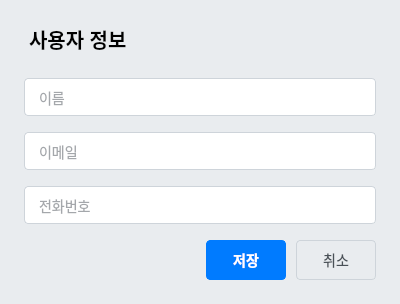
<?xml version="1.0" encoding="UTF-8"?>
<ui version="4.0">
 <class>UserInfoDialog</class>
 <widget class="QDialog" name="UserInfoDialog">
  <property name="geometry">
   <rect>
    <x>0</x>
    <y>0</y>
    <width>400</width>
    <height>300</height>
   </rect>
  </property>
  <property name="windowTitle">
   <string>S-DIA - 사용자 정보</string>
  </property>
  <property name="styleSheet">
   <string notr="true">QDialog {
    background-color: #e9ecef;
}
QLabel {
    color: #000000;
    font-size: 14px;
    background-color: transparent;
}
QLineEdit {
    padding: 8px 12px;
    border: 1px solid #ced4da;
    border-radius: 4px;
    background-color: #ffffff;
    font-size: 14px;
    min-height: 20px;
    color: #495057;
}
QLineEdit:focus {
    border: 1px solid #80bdff;
    outline: 0;
    box-shadow: 0 0 0 0.2rem rgba(0,123,255,.25);
}
QPushButton {
    color: #495057;
    background-color: #e9ecef;
    border: 1px solid #ced4da;
    padding: 8px;
    border-radius: 4px;
    font-size: 14px;
}
QPushButton:hover {
    background-color: #dee2e6;
}
QPushButton#save_button {
    color: #fff;
    background-color: #007bff;
    border-color: #007bff;
    box-shadow: none;
    font-weight: bold;
}
QPushButton#save_button:hover {
    color: #fff;
    background-color: #0069d9;
    border-color: #0062cc;
}
QPushButton#save_button:pressed {
    background-color: #0062cc;
    border-color: #005cbf;
}</string>
  </property>
  <layout class="QVBoxLayout" name="verticalLayout">
   <property name="spacing">
    <number>16</number>
   </property>
   <property name="leftMargin">
    <number>24</number>
   </property>
   <property name="topMargin">
    <number>24</number>
   </property>
   <property name="rightMargin">
    <number>24</number>
   </property>
   <property name="bottomMargin">
    <number>24</number>
   </property>
   <item>
    <widget class="QLabel" name="title_label">
     <property name="styleSheet">
      <string notr="true">font-size: 20px;
font-weight: bold;
color: #000000;
margin-bottom: 8px;</string>
     </property>
     <property name="text">
      <string>사용자 정보</string>
     </property>
    </widget>
   </item>
   <item>
    <widget class="QLineEdit" name="name_input">
     <property name="placeholderText">
      <string>이름</string>
     </property>
    </widget>
   </item>
   <item>
    <widget class="QLineEdit" name="email_input">
     <property name="placeholderText">
      <string>이메일</string>
     </property>
    </widget>
   </item>
   <item>
    <widget class="QLineEdit" name="phone_input">
     <property name="placeholderText">
      <string>전화번호</string>
     </property>
    </widget>
   </item>
   <item>
    <spacer name="verticalSpacer">
     <property name="orientation">
      <enum>Qt::Vertical</enum>
     </property>
     <property name="sizeHint" stdset="0">
      <size>
       <width>20</width>
       <height>40</height>
      </size>
     </property>
    </spacer>
   </item>
   <item>
    <layout class="QHBoxLayout" name="button_layout">
     <property name="spacing">
      <number>10</number>
     </property>
     <item>
      <spacer name="horizontalSpacer">
       <property name="orientation">
        <enum>Qt::Horizontal</enum>
       </property>
       <property name="sizeHint" stdset="0">
        <size>
         <width>40</width>
         <height>20</height>
        </size>
       </property>
      </spacer>
     </item>
     <item>
      <widget class="QPushButton" name="save_button">
       <property name="minimumSize">
        <size>
         <width>80</width>
         <height>0</height>
        </size>
       </property>
       <property name="text">
        <string>저장</string>
       </property>
      </widget>
     </item>
     <item>
      <widget class="QPushButton" name="cancel_button">
       <property name="minimumSize">
        <size>
         <width>80</width>
         <height>0</height>
        </size>
       </property>
       <property name="text">
        <string>취소</string>
       </property>
      </widget>
     </item>
    </layout>
   </item>
  </layout>
 </widget>
 <resources/>
 <connections>
  <connection>
   <sender>save_button</sender>
   <signal>clicked()</signal>
   <receiver>UserInfoDialog</receiver>
   <slot>accept()</slot>
  </connection>
  <connection>
   <sender>cancel_button</sender>
   <signal>clicked()</signal>
   <receiver>UserInfoDialog</receiver>
   <slot>reject()</slot>
  </connection>
 </connections>
</ui> 
